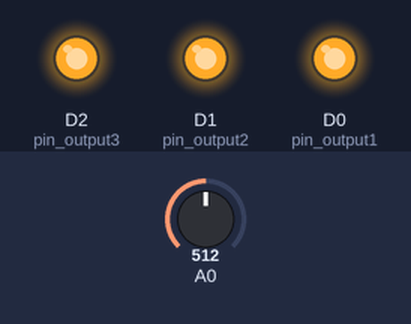
A sketch run on a simulated ESP8266 (NodeMCU). Parts: output pins drawn as LEDs (lit = HIGH). The test bench sets the inputs (shaded band); at power-on: A0 = 512. What the sketch prints to the serial monitor is not drawn.

Above: at 0.1 s.
Timing chart, 0 to 1.6 s (numbered marks = the images above):
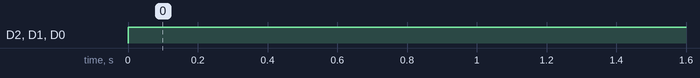

The sketch:

projeto.ino.ino
```cpp
int potenciometro = 0;
int sensorValue;
int outputValue;
int pin_output1 = D0;
int pin_output2 = D1;
int pin_output3 = D2;

void setup() {
  Serial.begin(9600);
  pinMode(pin_output1, OUTPUT);
  pinMode(pin_output2, OUTPUT);
  pinMode(pin_output3, OUTPUT);
  pinMode(potenciometro, INPUT);
}

void loop() {

  sensorValue = analogRead(potenciometro);
  outputValue = map(sensorValue, 0, 1023, 0, 255);

  digitalWrite(pin_output1, HIGH && ( B00000001));
  digitalWrite(pin_output2, HIGH && ( B00000010));
  digitalWrite(pin_output3, HIGH && ( B00000100));

  Serial.print("Leitura do sensor: ");
  Serial.println(sensorValue);
  Serial.print("Saída mapeada do sensor: ");
  Serial.println(outputValue);
  Serial.println("-------------------------------------");

  delay(1000);
}
```

Measured:
- by itself, D2 (pin_output3), D1 (pin_output2), D0 (pin_output1): LOW → HIGH at 0.00 s
